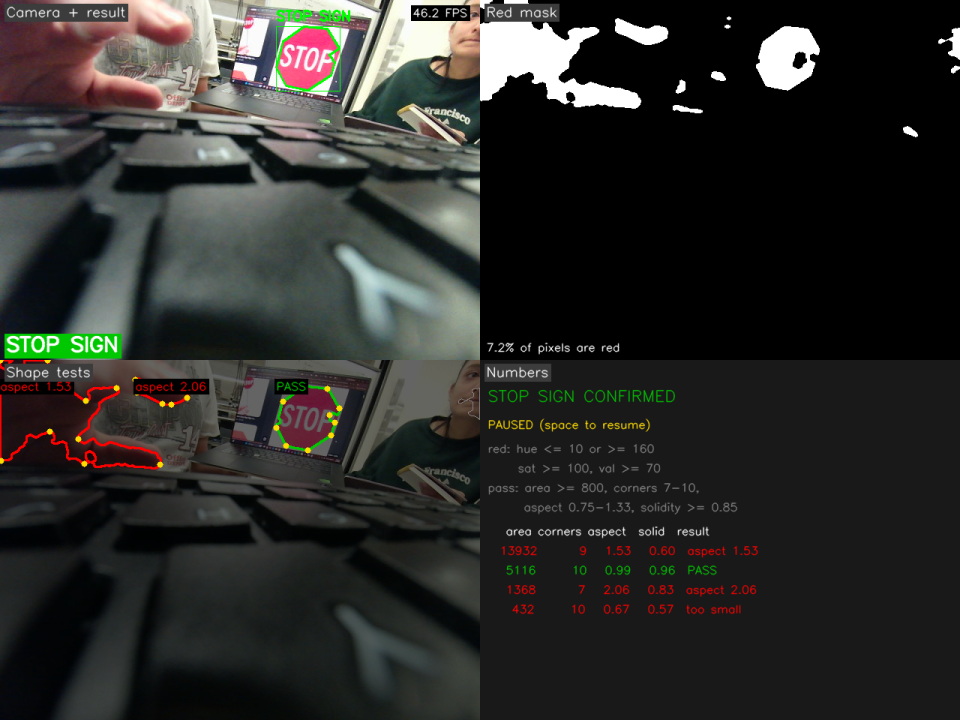
#> input picture images/camera_viz_20260924_140803.png, 960 x 720 px, given in place of the camera
$ python stop_sign_detector.py
#> lines starting #> are read from the running program, lines starting #| are printed output that depends on the picture; after the words box and inside, x2 and y2 are one past the last pixel; in counts of white or black regions, pixels touching at a corner belong together
#!/usr/bin/env python3
"""
Stop sign detector for Raspberry Pi + USB camera.

Detection pipeline (no ML model / downloads required, runs in real time on a Pi 5):
  1. Grab a frame from the USB camera (V4L2, MJPG).
  2. Convert to HSV and threshold for red (red wraps around hue 0/180,
     so two ranges are combined).
  3. Clean the mask with morphological open/close.
  4. Find external contours and keep those that look like a stop sign:
       - big enough area
       - polygon approximation has ~8 corners (octagon)
       - roughly square bounding box
       - high solidity (area / convex hull area)
  5. Require the sign to be seen for several consecutive frames before
     reporting it, to suppress one-frame false positives.

Usage:
  python3 stop_sign_detector.py                 # show live window
  python3 stop_sign_detector.py --headless      # no window (e.g. over SSH)
  python3 stop_sign_detector.py --debug         # also show the red mask
  python3 stop_sign_detector.py --device 0 --width 640 --height 480

Keys (when window is shown): q / Esc = quit, s = save snapshot
"""

import argparse
import os
import sys
import time

import cv2

# HSV thresholds for red. OpenCV hue range is 0-179 and red wraps around 0,
# so red = hue <= RED_HUE_LOW or hue >= RED_HUE_HIGH.
# Tune these if lighting in your environment differs (camera_viz.py has sliders).
RED_HUE_LOW = 10
RED_HUE_HIGH = 160
RED_MIN_SAT = 100
RED_MIN_VAL = 70

MIN_AREA = 800            # px^2 at 640x480; ignore tiny red blobs
MIN_VERTICES = 7          # an octagon approximated at distance may lose/gain a corner
MAX_VERTICES = 10
MIN_ASPECT = 0.75         # bounding box w/h
MAX_ASPECT = 1.33
MIN_SOLIDITY = 0.85       # octagon is convex -> close to 1.0
APPROX_EPSILON = 0.02     # fraction of perimeter for approxPolyDP
CONFIRM_FRAMES = 3        # consecutive frames needed to confirm a detection


def open_camera(device, width, height, fps):
#> in main, frame is the input picture: shape (720, 960, 3); mean B, G, R 42.1, 44.7, 44.6
    cap = cv2.VideoCapture(device, cv2.CAP_V4L2)
    if not cap.isOpened():
        sys.exit(f"ERROR: could not open camera /dev/video{device}")
    # MJPG lets the camera deliver higher resolutions/frame rates over USB
    cap.set(cv2.CAP_PROP_FOURCC, cv2.VideoWriter_fourcc(*"MJPG"))
    cap.set(cv2.CAP_PROP_FRAME_WIDTH, width)
    cap.set(cv2.CAP_PROP_FRAME_HEIGHT, height)
    cap.set(cv2.CAP_PROP_FPS, fps)
    cap.set(cv2.CAP_PROP_BUFFERSIZE, 1)  # keep latency low
    actual_w = int(cap.get(cv2.CAP_PROP_FRAME_WIDTH))
    actual_h = int(cap.get(cv2.CAP_PROP_FRAME_HEIGHT))
    print(f"Camera opened: /dev/video{device} at {actual_w}x{actual_h}")
    return cap


def red_mask(frame, min_sat=RED_MIN_SAT, min_val=RED_MIN_VAL,
             hue_low=RED_HUE_LOW, hue_high=RED_HUE_HIGH):
    """Binary mask of red pixels: hue <= hue_low or hue >= hue_high, with
    saturation >= min_sat and value >= min_val."""
#> called with min_sat = 100, min_val = 70, hue_low = 10, hue_high = 160
    blurred = cv2.GaussianBlur(frame, (5, 5), 0)
    hsv = cv2.cvtColor(blurred, cv2.COLOR_BGR2HSV)
#> hsv: shape (720, 960, 3); mean H, S, V 37, 32.3, 48.4
    mask = (cv2.inRange(hsv, (0, min_sat, min_val), (hue_low, 255, 255))
            | cv2.inRange(hsv, (hue_high, min_sat, min_val), (179, 255, 255)))
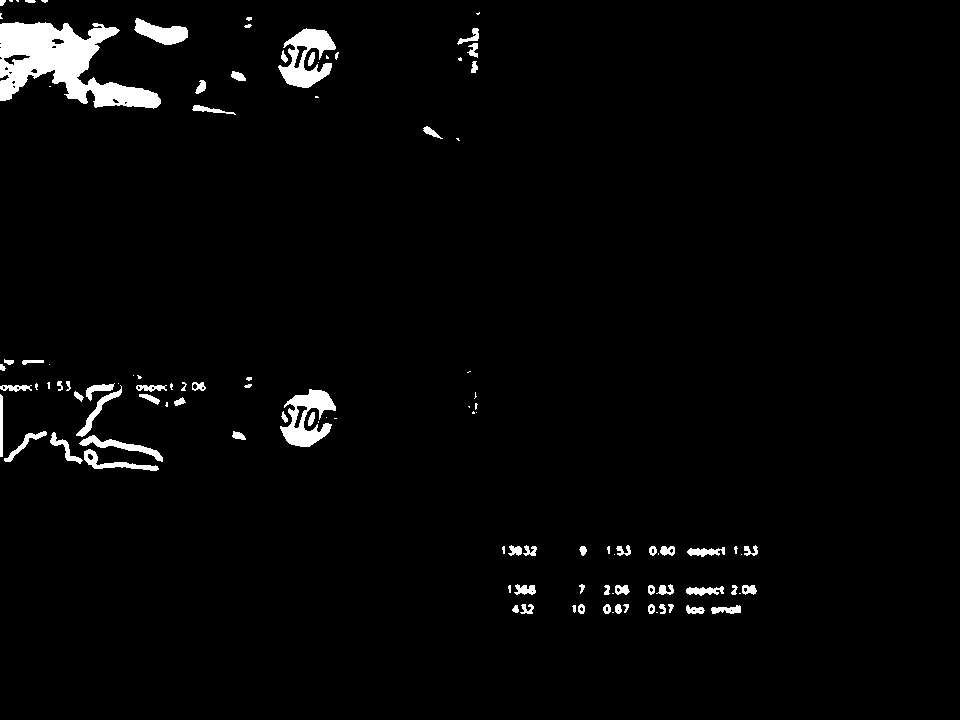
#> mask: shape (720, 960); 2.6% white; 110 white regions (40 under 20 px), largest, box (x1, y1, x2, y2) and area: (0, 22, 161, 109) 6980, (278, 28, 336, 88) 1753, (280, 389, 336, 447) 1616
    kernel = cv2.getStructuringElement(cv2.MORPH_ELLIPSE, (5, 5))
    mask = cv2.morphologyEx(mask, cv2.MORPH_OPEN, kernel, iterations=1)
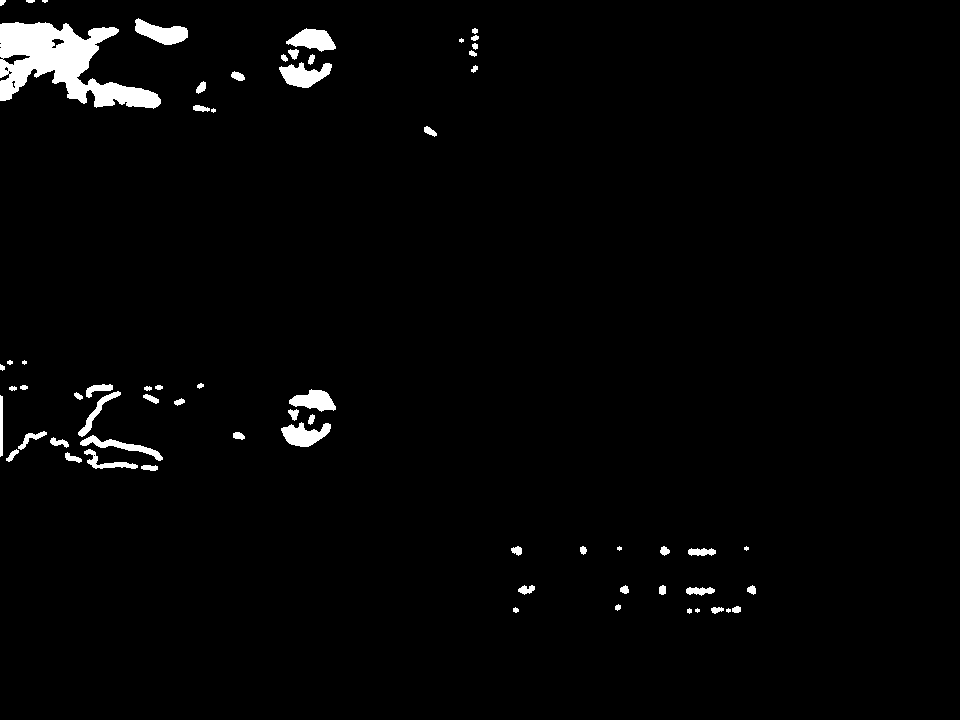
#> mask: shape (720, 960); 2.2% white; 65 white regions (8 under 20 px), largest, box (x1, y1, x2, y2) and area: (0, 22, 161, 109) 6850, (279, 62, 332, 88) 800, (135, 18, 188, 45) 799
    mask = cv2.morphologyEx(mask, cv2.MORPH_CLOSE, kernel, iterations=2)
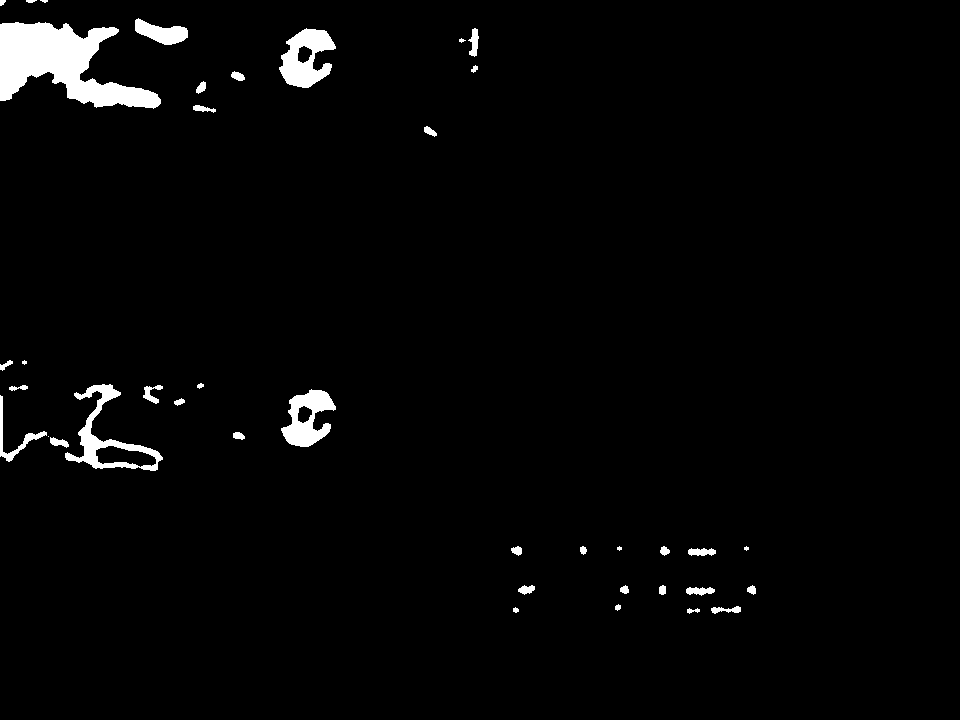
#> mask: shape (720, 960); 2.4% white; 40 white regions (6 under 20 px)
    return mask


def analyze_contours(mask, min_area):
    """Run the shape tests on every red blob in the mask.

    Returns a list of dicts (largest first) with the measured values and
    `reason`: None if the blob passed every test, otherwise why it was rejected."""
#> called with min_area = 800
    contours, _ = cv2.findContours(mask, cv2.RETR_EXTERNAL, cv2.CHAIN_APPROX_SIMPLE)
#> contours = 40 contours, 10 with area under 20; largest, box (x1, y1, x2, y2) and area: (0, 22, 161, 109) 7046, (65, 384, 163, 471) 2575, (279, 28, 336, 88) 2043, (281, 389, 336, 447) 1780, (135, 18, 188, 45) 740

    results = []
    for cnt in contours:
        area = cv2.contourArea(cnt)
        perimeter = cv2.arcLength(cnt, True)
        approx = cv2.approxPolyDP(cnt, APPROX_EPSILON * perimeter, True)
        x, y, w, h = cv2.boundingRect(approx)
        aspect = w / float(h)
        hull_area = cv2.contourArea(cv2.convexHull(cnt))
        solidity = area / hull_area if hull_area > 0 else 0

        if area < min_area:
            reason = "too small"
        elif not (MIN_VERTICES <= len(approx) <= MAX_VERTICES):
            reason = f"{len(approx)} corners"
        elif not (MIN_ASPECT <= aspect <= MAX_ASPECT):
            reason = f"aspect {aspect:.2f}"
        elif solidity < MIN_SOLIDITY:
            reason = f"solidity {solidity:.2f}"
        else:
            reason = None

        results.append({
            "bbox": (x, y, w, h),
            "center": (x + w // 2, y + h // 2),
            "area": area,
            "polygon": approx,
            "contour": cnt,
            "vertices": len(approx),
            "aspect": aspect,
            "solidity": solidity,
            "reason": reason,
        })
#> this loop made 40 passes
#> (area, perimeter, x, y, w, h, aspect, hull_area) on passes 1, 3, 4, 5, 6, 7, 8, 9, 10, 12, 14, 15: (28.5, 34.38, 687, 608, 13, 6, 2.17, 50), (102.5, 76.18, 711, 606, 30, 8, 3.75, 170), (21, 18.49, 615, 604, 6, 7, 0.857, 23), (144.5, 73.01, 686, 587, 29, 9, 3.22, 187.5), (48.5, 28.73, 747, 585, 9, 10, 0.9, 52.5), (46.5, 27.07, 659, 585, 7, 10, 0.7, 48.5), (45, 27.31, 620, 585, 9, 9, 1, 49), (90, 45.46, 518, 585, 17, 10, 1.7, 107.5), (139, 70.77, 688, 548, 28, 8, 3.5, 176), (52.5, 29.56, 660, 546, 10, 10, 1, 57.5), (34.5, 23.9, 580, 546, 7, 9, 0.778, 38), (61, 32.97, 511, 546, 11, 10, 1.1, 67)
#> after the loop, results = 40 items

    results.sort(key=lambda d: d["area"], reverse=True)
    return results


def detect_stop_signs(frame, min_area):
    """Return (list of detections, mask). Each detection is a dict with
    bbox (x, y, w, h), center (cx, cy), area and the approximated polygon."""
    mask = red_mask(frame)
    detections = [d for d in analyze_contours(mask, min_area) if d["reason"] is None]
#> detections = []
    return detections, mask


def draw_detections(frame, detections, confirmed):
    color = (0, 255, 0) if confirmed else (0, 255, 255)
    for d in detections:
        x, y, w, h = d["bbox"]
        cv2.drawContours(frame, [d["polygon"]], -1, color, 2)
        cv2.rectangle(frame, (x, y), (x + w, y + h), color, 1)
        label = "STOP SIGN" if confirmed else "candidate"
        cv2.putText(frame, label, (x, max(y - 8, 15)),
                    cv2.FONT_HERSHEY_SIMPLEX, 0.6, color, 2)


def on_stop_sign(detection, frame_width):
    """Hook for your robot logic (e.g. tell the planner to stop).
    Called once when a stop sign becomes confirmed."""
    x, y, w, h = detection["bbox"]
    cx, _ = detection["center"]
    offset = (cx - frame_width / 2) / (frame_width / 2)  # -1 = far left, +1 = far right
    print(f"[{time.strftime('%H:%M:%S')}] STOP SIGN detected: "
          f"size={w}x{h}px, horizontal offset={offset:+.2f}")


def main():
    parser = argparse.ArgumentParser(description="Detect stop signs from a USB camera")
    parser.add_argument("--device", type=int, default=0, help="video device index (/dev/videoN)")
    parser.add_argument("--width", type=int, default=640)
    parser.add_argument("--height", type=int, default=480)
    parser.add_argument("--fps", type=int, default=30)
    parser.add_argument("--min-area", type=int, default=MIN_AREA,
                        help="minimum contour area in pixels (raise to only react to close signs)")
    parser.add_argument("--headless", action="store_true", help="don't open a display window")
    parser.add_argument("--debug", action="store_true", help="show the red mask window")
    args = parser.parse_args()

    if not args.headless and not (os.environ.get("DISPLAY") or os.environ.get("WAYLAND_DISPLAY")):
        print("No display found, running headless.")
        args.headless = True

    cap = open_camera(args.device, args.width, args.height, args.fps)

    streak = 0          # consecutive frames with a candidate
    was_confirmed = False
    fps = 0.0
    last_t = time.time()

    try:
        while True:
            ok, frame = cap.read()
            if not ok:
                print("WARNING: failed to read frame, retrying...")
                time.sleep(0.1)
                continue

            detections, mask = detect_stop_signs(frame, args.min_area)
#> detections = []

            streak = streak + 1 if detections else 0
#> streak = 0
            confirmed = streak >= CONFIRM_FRAMES
#> confirmed = False

            if confirmed and not was_confirmed:
                on_stop_sign(detections[0], frame.shape[1])
            elif was_confirmed and not confirmed:
                print(f"[{time.strftime('%H:%M:%S')}] Stop sign lost")
            was_confirmed = confirmed
#> was_confirmed = False

            now = time.time()
            fps = 0.9 * fps + 0.1 * (1.0 / max(now - last_t, 1e-6))
            last_t = now

            if not args.headless:
                draw_detections(frame, detections, confirmed)
                cv2.putText(frame, f"{fps:.1f} FPS", (10, 25),
                            cv2.FONT_HERSHEY_SIMPLEX, 0.7, (255, 255, 255), 2)
                cv2.imshow("Stop Sign Detector", frame)
                if args.debug:
                    cv2.imshow("Red mask", mask)

                key = cv2.waitKey(1) & 0xFF
                if key in (ord("q"), 27):
                    break
                if key == ord("s"):
                    fname = time.strftime("snapshot_%Y%m%d_%H%M%S.jpg")
                    cv2.imwrite(fname, frame)
                    print(f"Saved {fname}")
    except KeyboardInterrupt:
        pass
    finally:
        cap.release()
        cv2.destroyAllWindows()
        print("Exiting.")


if __name__ == "__main__":
    main()

$ run again, on images/grid_synth.png
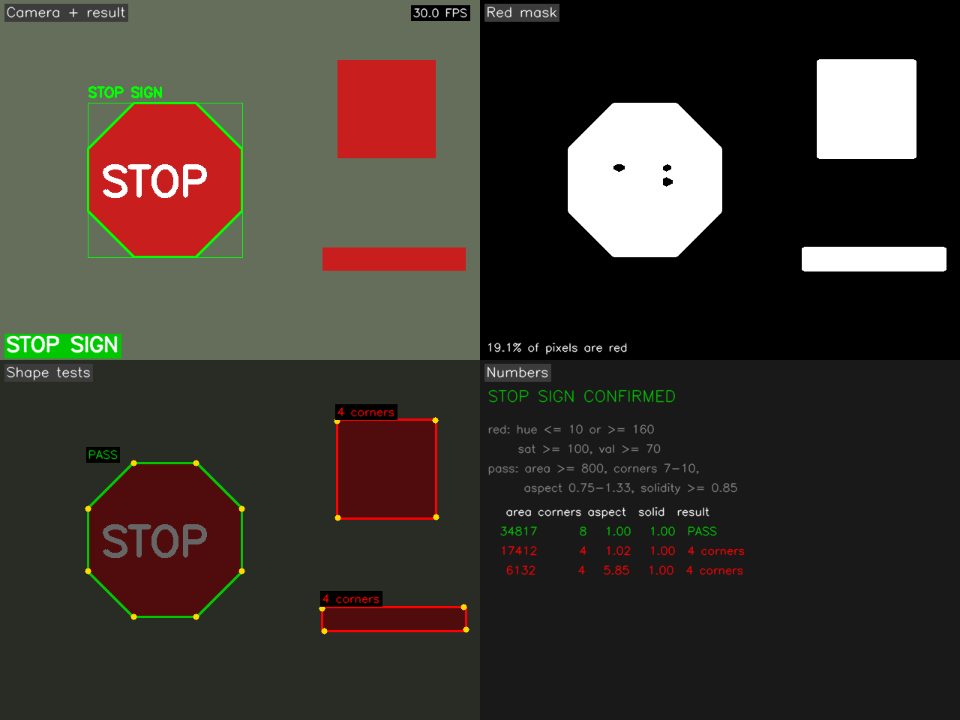
#> input picture images/grid_synth.png, 960 x 720 px, given in place of the camera
#> in main, frame is the input picture: shape (720, 960, 3); mean B, G, R 46.7, 54.2, 60.8
#> hsv: shape (720, 960, 3); mean H, S, V 18.5, 42.1, 65.2
#> in red_mask, `mask = (cv2.inRange(hsv, (0, min_sat, min_val), (hue_low, 255, 255)) |..`:
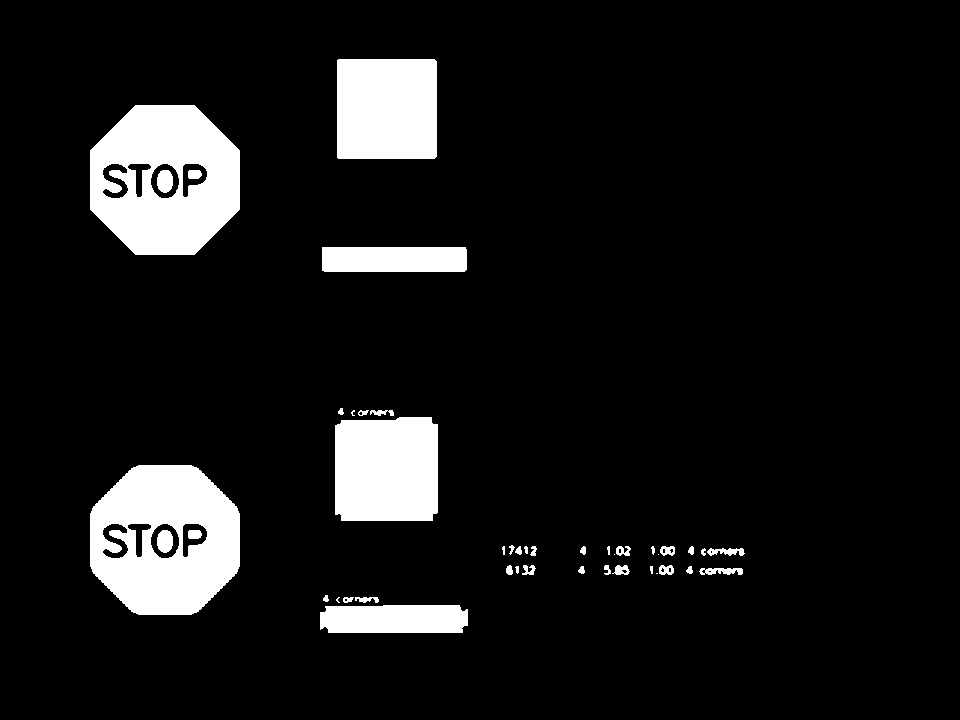
#> mask: shape (720, 960); 9.2% white; 44 white regions (5 under 20 px), largest, box (x1, y1, x2, y2) and area: (90, 465, 240, 615) 16470, (90, 105, 240, 255) 16410, (335, 417, 438, 521) 10385
#> in red_mask, `mask = cv2.morphologyEx(mask, cv2.MORPH_CLOSE, kernel, iterations=2)`:
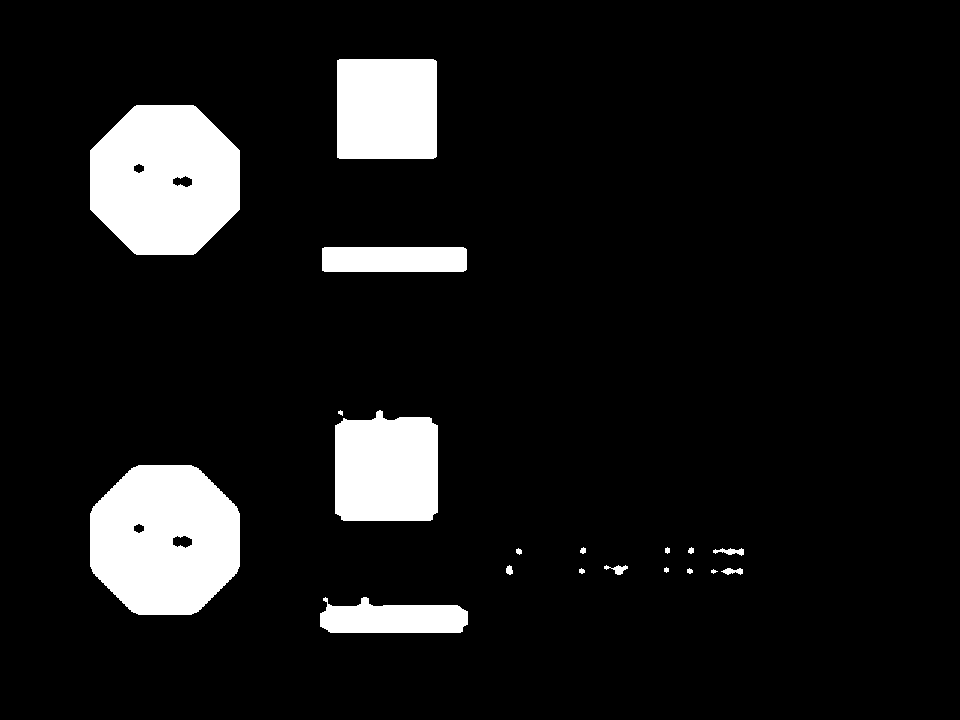
#> mask: shape (720, 960); 9.4% white; 19 white regions (1 under 20 px)
#> contours = 19 contours, 6 with area under 20; largest, box (x1, y1, x2, y2) and area: (90, 465, 240, 615) 18187, (90, 105, 240, 255) 18147, (335, 410, 438, 521) 10259, (337, 59, 437, 159) 9792, (320, 597, 468, 633) 3860
#> the loop in analyze_contours, `for cnt in contours:` made 19 passes
#> (area, perimeter, approx, x, y, w, h, aspect) on passes 17, 19: (3447, 332.5, [[322, 248], [324, 271], [466, 269], [463, 247]], 322, 247, 145, 25, 5.8), (9792, 392.5, [[337, 60], [337, 157], [436, 156], [435, 60]], 337, 60, 100, 98, 1.02)
#> after the loop in analyze_contours, `for cnt in contours:`: results = 19 items
#> in detect_stop_signs, `detections = [d for d in analyze_contours(mask, min_area) if d["reason..`: detections = 2 items
#> streak = 1
#> confirmed = False
